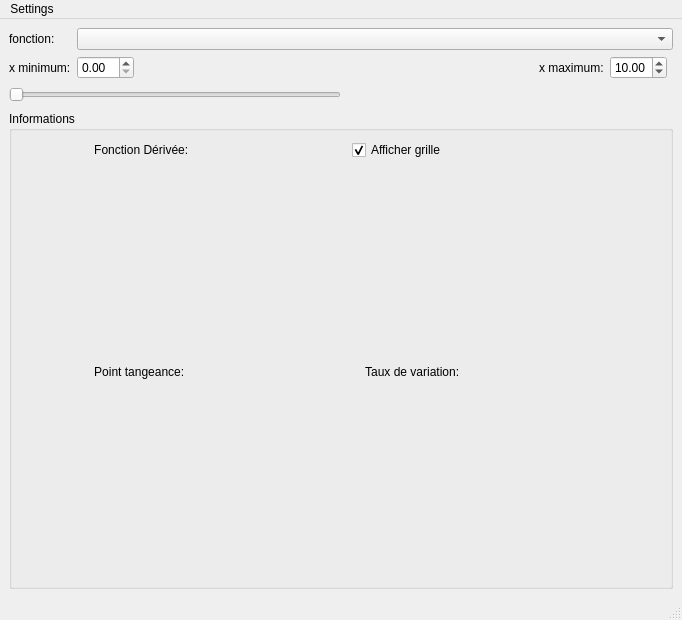
<?xml version="1.0" encoding="UTF-8"?>
<ui version="4.0">
 <class>MainWindow</class>
 <widget class="QMainWindow" name="MainWindow">
  <property name="geometry">
   <rect>
    <x>0</x>
    <y>0</y>
    <width>682</width>
    <height>620</height>
   </rect>
  </property>
  <property name="windowTitle">
   <string>Console de fonctions</string>
  </property>
  <widget class="QWidget" name="centralwidget">
   <layout class="QVBoxLayout" name="verticalLayout_3" stretch="0,1,0,0">
    <item>
     <layout class="QGridLayout" name="gridLayout_2">
      <item row="0" column="0">
       <widget class="QLabel" name="label_5">
        <property name="text">
         <string>fonction:</string>
        </property>
       </widget>
      </item>
      <item row="1" column="0">
       <widget class="QLabel" name="label_4">
        <property name="text">
         <string>x minimum:</string>
        </property>
       </widget>
      </item>
      <item row="1" column="2">
       <spacer name="horizontalSpacer">
        <property name="orientation">
         <enum>Qt::Orientation::Horizontal</enum>
        </property>
        <property name="sizeHint" stdset="0">
         <size>
          <width>40</width>
          <height>20</height>
         </size>
        </property>
       </spacer>
      </item>
      <item row="1" column="4">
       <widget class="QDoubleSpinBox" name="SpinXmax">
        <property name="value">
         <double>10.000000000000000</double>
        </property>
       </widget>
      </item>
      <item row="1" column="3">
       <widget class="QLabel" name="label_6">
        <property name="text">
         <string>x maximum:</string>
        </property>
       </widget>
      </item>
      <item row="1" column="1">
       <widget class="QDoubleSpinBox" name="SpinXmin">
        <property name="minimum">
         <double>0.000000000000000</double>
        </property>
        <property name="value">
         <double>0.000000000000000</double>
        </property>
       </widget>
      </item>
      <item row="0" column="1" colspan="5">
       <widget class="QComboBox" name="fonctionEdit"/>
      </item>
     </layout>
    </item>
    <item>
     <layout class="QVBoxLayout" name="matplotlibVLayout">
      <property name="spacing">
       <number>0</number>
      </property>
      <property name="sizeConstraint">
       <enum>QLayout::SizeConstraint::SetDefaultConstraint</enum>
      </property>
      <property name="leftMargin">
       <number>0</number>
      </property>
      <property name="topMargin">
       <number>0</number>
      </property>
      <property name="rightMargin">
       <number>0</number>
      </property>
      <property name="bottomMargin">
       <number>0</number>
      </property>
     </layout>
    </item>
    <item>
     <layout class="QGridLayout" name="gridLayout_4">
      <item row="0" column="1">
       <spacer name="horizontalSpacer_2">
        <property name="orientation">
         <enum>Qt::Orientation::Horizontal</enum>
        </property>
        <property name="sizeHint" stdset="0">
         <size>
          <width>40</width>
          <height>20</height>
         </size>
        </property>
       </spacer>
      </item>
      <item row="0" column="0">
       <widget class="QSlider" name="slider">
        <property name="orientation">
         <enum>Qt::Orientation::Horizontal</enum>
        </property>
       </widget>
      </item>
     </layout>
    </item>
    <item>
     <layout class="QVBoxLayout" name="verticalLayout">
      <item>
       <layout class="QGridLayout" name="gridLayout">
        <item row="0" column="0">
         <widget class="QGroupBox" name="groupBox">
          <property name="title">
           <string>Informations</string>
          </property>
          <layout class="QGridLayout" name="gridLayout_6">
           <item row="0" column="0">
            <layout class="QGridLayout" name="gridLayout_3" columnstretch="0,0,0,0">
             <item row="0" column="0">
              <widget class="QLabel" name="label">
               <property name="text">
                <string>                      Fonction Dérivée:</string>
               </property>
              </widget>
             </item>
             <item row="1" column="0">
              <widget class="QLabel" name="label_3">
               <property name="text">
                <string>                      Point tangeance: </string>
               </property>
              </widget>
             </item>
             <item row="1" column="2">
              <widget class="QLabel" name="label_2">
               <property name="text">
                <string>    Taux de variation:</string>
               </property>
              </widget>
             </item>
             <item row="1" column="3">
              <widget class="QLabel" name="labelVariation">
               <property name="text">
                <string/>
               </property>
              </widget>
             </item>
             <item row="0" column="1">
              <widget class="QLabel" name="labelDerivee">
               <property name="text">
                <string/>
               </property>
              </widget>
             </item>
             <item row="1" column="1">
              <widget class="QLabel" name="labelTangeance">
               <property name="text">
                <string/>
               </property>
              </widget>
             </item>
             <item row="0" column="2">
              <widget class="QCheckBox" name="grilleBox">
               <property name="text">
                <string>Afficher grille</string>
               </property>
               <property name="checked">
                <bool>true</bool>
               </property>
              </widget>
             </item>
            </layout>
           </item>
          </layout>
         </widget>
        </item>
       </layout>
      </item>
     </layout>
    </item>
   </layout>
  </widget>
  <widget class="QMenuBar" name="menubar">
   <property name="geometry">
    <rect>
     <x>0</x>
     <y>0</y>
     <width>682</width>
     <height>33</height>
    </rect>
   </property>
   <widget class="QMenu" name="menuSetting">
    <property name="title">
     <string>Settings</string>
    </property>
    <addaction name="actionCouleurOriginale"/>
    <addaction name="actionCouleurDerivee"/>
    <addaction name="actionEditeurFonction"/>
   </widget>
   <addaction name="menuSetting"/>
  </widget>
  <widget class="QStatusBar" name="statusbar"/>
  <action name="actionCouleurOriginale">
   <property name="text">
    <string>Couleur (originale)</string>
   </property>
  </action>
  <action name="actionCouleurDerivee">
   <property name="text">
    <string>Couleur (dérivée)</string>
   </property>
  </action>
  <action name="actionEditeurFonction">
   <property name="text">
    <string>Éditeur de fonctions</string>
   </property>
  </action>
 </widget>
 <resources/>
 <connections/>
</ui>
